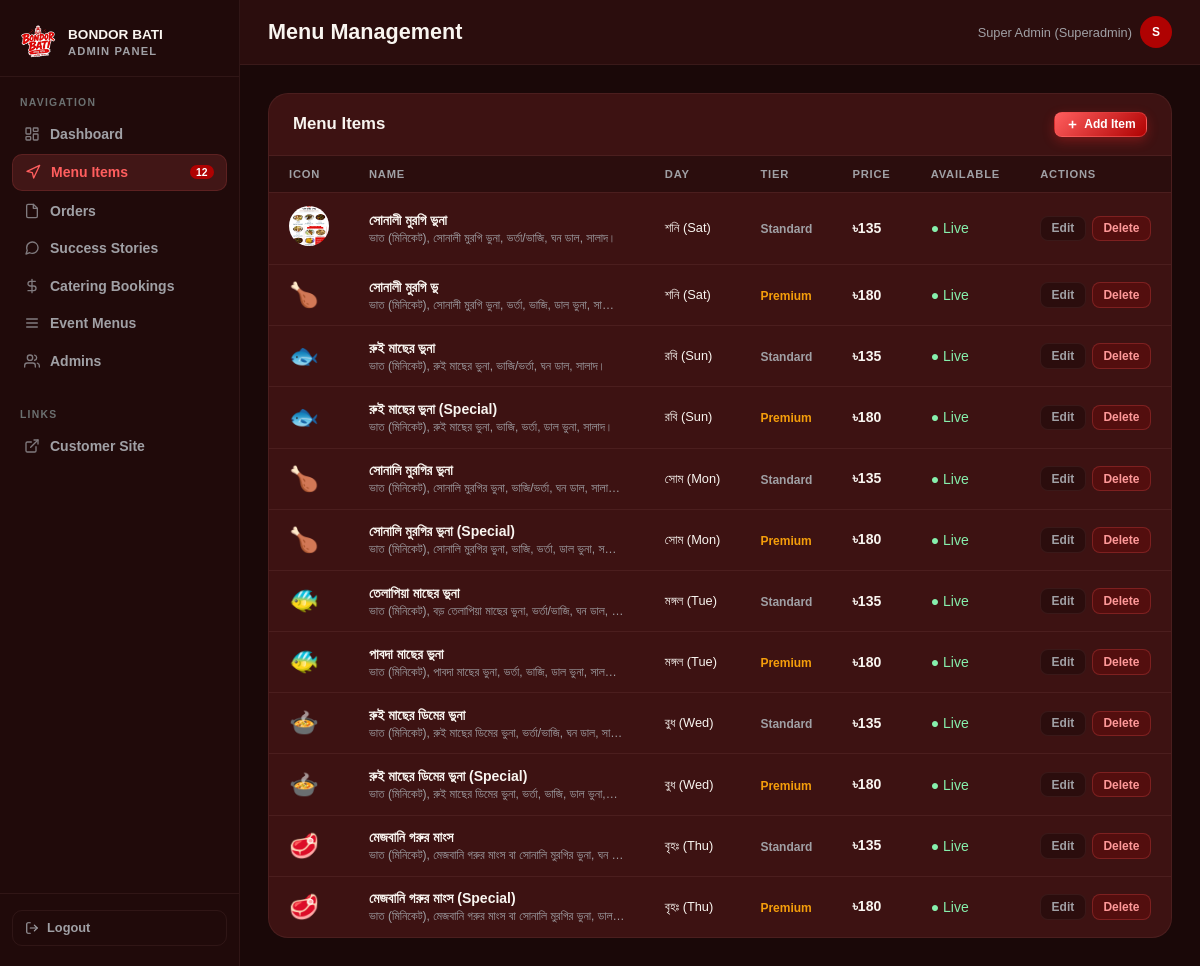
The page /admin/index.php?page=menu (signed in) on the database its author committed.
### tables this page shows
CREATE TABLE `menu_items` (
  `id` bigint(20) unsigned NOT NULL AUTO_INCREMENT,
  `day_index` tinyint(3) unsigned NOT NULL,
  `day_name` varchar(50) NOT NULL,
  `tier` enum('standard','premium') NOT NULL,
  `name` varchar(160) NOT NULL,
  `description` varchar(500) NOT NULL,
  `price` int(10) unsigned NOT NULL,
  `emoji` varchar(16) NOT NULL DEFAULT '?',
  `is_available` tinyint(1) NOT NULL DEFAULT 1,
  `created_at` timestamp NOT NULL DEFAULT current_timestamp(),
  `updated_at` timestamp NOT NULL DEFAULT current_timestamp() ON UPDATE current_timestamp(),
  `image_url` varchar(255) DEFAULT NULL,
  PRIMARY KEY (`id`),
  UNIQUE KEY `uq_menu_day_tier` (`day_index`,`tier`),
  KEY `idx_menu_availability` (`is_available`,`day_index`)
);

### admin/index.php (called while the page is built, shortened)
<?php
require dirname(__DIR__) . '/bootstrap.php';
(new \App\Controllers\AdminController())->handleRequest();

### bootstrap.php (called while the page is built, shortened)
<?php
spl_autoload_register(static function (string $class): void {
    $prefix = 'App\\';
    $relative = substr($class, strlen($prefix));
    $path = __DIR__ . '/src/' . str_replace('\\', '/', $relative) . '.php';
});
if (!function_exists('e')) {
    function e(mixed $value): string
    {
        return htmlspecialchars((string) $value, ENT_QUOTES | ENT_SUBSTITUTE, 'UTF-8');
    }
}

### src/Infrastructure/Persistence/MySQL/PdoAdminRepository.php (called while the page is built, shortened)
<?php
final readonly class PdoAdminRepository
{
    public function allMenuItems(): array
    {
        $statement = $this->pdo->query(
            'SELECT id, day_index, day_name, tier, name, description, price, emoji, image_url, is_available, updated_at
             FROM menu_items
             ORDER BY day_index ASC, FIELD(tier, "standard", "premium")'
        );
        return $statement->fetchAll();
    }
}

### views/admin/menu.php (the view, shortened to what this page needs)
<div class="table-wrap">
    <div class="table-header">
        <h2>Menu Items</h2>
        <button class="btn btn-primary btn-sm" id="addMenuBtn">
            <svg width="13" height="13" viewBox="0 0 24 24" fill="none" stroke="currentColor" stroke-width="3"><line x1="12" y1="5" x2="12" y2="19"/><line x1="5" y1="12" x2="19" y2="12"/></svg>
            Add Item
        </button>
    </div>
    <div class="table-scroll">
    <?php if (empty($menuItems)): ?>
        <div class="empty-state"><div class="empty-state-icon">🍽️</div><p>No menu items yet. Add your first one!</p></div>
    <?php else: ?>
    <table>
        <thead><tr>
            <th style="width:48px;">Icon</th>
            <th>Name</th>
            <th class="hide-xs">Day</th>
            <th class="hide-xs">Tier</th>
            <th>Price</th>
            <th>Available</th>
            <th>Actions</th>
        </tr></thead>
        <tbody>
        <?php foreach ($menuItems as $item): ?>
        <tr>
            <td class="emoji-cell">
                <?php if ($item['image_url']): ?>
                    <img src="<?= e($item['image_url']) ?>" alt="Menu Image" style="width: 40px; height: 40px; border-radius: 50%; object-fit: cover;">
                <?php else: ?>
                    <?= e($item['emoji']) ?>
                <?php endif; ?>
            </td>
            <td>
                <span style="font-weight:600;"><?= e($item['name']) ?></span><br>
                <span style="font-size:.75rem;color:var(--muted);"><?= e(mb_strimwidth($item['description'], 0, 60, '…')) ?></span>
            </td>
            <td class="hide-xs" style="font-size:.8rem;"><?= e($dayNames[(string)$item['day_index']] ?? $item['day_index']) ?></td>
            <td class="hide-xs">
                <span style="font-size:.75rem;font-weight:700;<?= $item['tier'] === 'premium' ? 'color:#f59e0b;' : 'color:var(--muted);' ?>">
                    <?= ucfirst(e($item['tier'])) ?>
                </span>
            </td>
            <td style="font-family:'Nunito',sans-serif;font-weight:700;">৳<?= number_format((int)$item['price']) ?></td>
            <td>
                <form method="POST" action="index.php?page=menu" style="display:inline;">
                    <button type="submit" class="<?= $item['is_available'] ? 'avail-pill avail-on' : 'avail-pill avail-off' ?>" style="cursor:pointer;background:inherit;border:inherit;font:inherit;padding:inherit;border-radius:inherit;">
                        <?= $item['is_available'] ? '● Live' : '○ Hidden' ?>
                    </button>
                </form>
            </td>
            <td>
                <div style="display:flex;gap:.4rem;">
                    <button class="btn btn-ghost btn-sm edit-menu-btn"
                        data-id="<?= (int)$item['id'] ?>"
                        data-day_index="<?= (int)$item['day_index'] ?>"
                        data-day_name="<?= e($item['day_name']) ?>"
                        data-tier="<?= e($item['tier']) ?>"
                        data-name="<?= e($item['name']) ?>"
                        data-description="<?= e($item['description']) ?>"
                        data-price="<?= (int)$item['price'] ?>"
                        data-emoji="<?= e($item['emoji']) ?>"
                        data-image_url="<?= e($item['image_url'] ?? '') ?>">Edit</button>
                    <form method="POST" action="index.php?page=menu" onsubmit="return confirm('Delete this menu item permanently?')">
                        <button type="submit" class="btn btn-danger btn-sm">Delete</button>
                    </form>
                </div>
            </td>
        </tr>
        <?php endforeach; ?>
        </tbody>
    </table>
    <?php endif; ?>
    </div>
</div>

### assets/css/admin-layout.css (style rules this page uses)
*, *::before, *::after { box-sizing: border-box; margin: 0; padding: 0; }
:root { --bg: #1a0808; --sidebar: #200a0a; --surface: #2b0d0d; --card: #3d1212; --card-hover: #4a1515; --border: rgba(255,180,180,0.07); --red: #af0202; --red-light: #ff5e5e; --red-glow: rgba(255,94,94,0.15); --yellow: #f59e0b; --green: #22c55e; --blue: #3b82f6; --purple: #8b5cf6; --text: #f9f5f0; --muted: #a0a0a5; --muted2: #6b7070; --input-bg: #2b0d0d; --sidebar-w: 240px; }
html { scroll-behavior: smooth; }
body { background: var(--bg); font-family: 'Plus Jakarta Sans', sans-serif; color: var(--text); min-height: 100vh; display: flex; }
.table-wrap { background: var(--card); border: 1px solid var(--border); border-radius: 1.25rem; overflow: hidden; }
.table-header { display: flex; align-items: center; justify-content: space-between; padding: 1.1rem 1.5rem; border-bottom: 1px solid var(--border); gap: 1rem; flex-wrap: wrap; }
.table-header h2 { font-family: 'Nunito', sans-serif; font-weight: 800; font-size: 1.05rem; }
table { width: 100%; border-collapse: collapse; }
thead th { font-size: .7rem; font-weight: 700; text-transform: uppercase; letter-spacing: .07em; color: var(--muted); padding: .75rem 1.25rem; text-align: left; border-bottom: 1px solid var(--border); background: var(--surface); }
tbody tr { border-bottom: 1px solid var(--border); transition: background .15s; }
tbody tr:last-child { border-bottom: none; }
tbody td { padding: .85rem 1.25rem; font-size: .875rem; vertical-align: middle; }
.emoji-cell { font-size: 1.5rem; line-height: 1; }
.avail-pill { padding: .2rem .6rem; border-radius: 9999px; font-size: .7rem; font-weight: 700; }
.avail-on { background: rgba(34,197,94,.15); border: 1px solid rgba(34,197,94,.25); color: #86efac; }
.btn { display: inline-flex; align-items: center; gap: .35rem; padding: .45rem .9rem; border-radius: .5rem; font-family: 'Nunito', sans-serif; font-weight: 700; font-size: .8rem; cursor: pointer; border: 1px solid transparent; transition: all .2s; text-decoration: none; }
.btn-primary { background: linear-gradient(135deg, #ff5e5e, #af0202); color: #fff; box-shadow: 0 4px 12px rgba(255,40,40,.3); border-color: rgba(255,100,100,.4); }
.btn-ghost { background: var(--surface); color: var(--muted); border-color: var(--border); }
.btn-danger { background: rgba(175,2,2,.2); color: #ff9999; border-color: rgba(255,90,90,.25); }
.btn-sm { padding: .3rem .65rem; font-size: .75rem; }
html, body { overflow-x: hidden; }
.table-scroll { overflow-x: auto; -webkit-overflow-scrolling: touch; }

### rows shown on the page
menu_items: image_url (picture), name "সোনালী মুরগি ভুনা", description "ভাত (মিনিকেট), সোনালী মুরগি ভুনা, ভর্তা/ভাজি, ঘন ডাল, সালাদ।", day_index "শনি (Sat)", tier "Standard", price "135", is_available "● Live"
menu_items: emoji "🍗", name "সোনালী মুরগি ভু", description "ভাত (মিনিকেট), সোনালী মুরগি ভুনা, ভর্তা, ভাজি, ডাল ভুনা, সা…", day_index "শনি (Sat)", tier "Premium", price "180", is_available "● Live"
menu_items: emoji "🐟", name "রুই মাছের ভুনা", description "ভাত (মিনিকেট), রুই মাছের ভুনা, ভাজি/ভর্তা, ঘন ডাল, সালাদ।", day_index "রবি (Sun)", tier "Standard", price "135", is_available "● Live"
menu_items: emoji "🐟", name "রুই মাছের ভুনা (Special)", description "ভাত (মিনিকেট), রুই মাছের ভুনা, ভাজি, ভর্তা, ডাল ভুনা, সালাদ।", day_index "রবি (Sun)", tier "Premium", price "180", is_available "● Live"
menu_items: emoji "🍗", name "সোনালি মুরগির ভুনা", description "ভাত (মিনিকেট), সোনালি মুরগির ভুনা, ভাজি/ভর্তা, ঘন ডাল, সালা…", day_index "সোম (Mon)", tier "Standard", price "135", is_available "● Live"
menu_items: emoji "🍗", name "সোনালি মুরগির ভুনা (Special)", description "ভাত (মিনিকেট), সোনালি মুরগির ভুনা, ভাজি, ভর্তা, ডাল ভুনা, স…", day_index "সোম (Mon)", tier "Premium", price "180", is_available "● Live"
menu_items: emoji "🐠", name "তেলাপিয়া মাছের ভুনা", description "ভাত (মিনিকেট), বড় তেলাপিয়া মাছের ভুনা, ভর্তা/ভাজি, ঘন ডাল, …", day_index "মঙ্গল (Tue)", tier "Standard", price "135", is_available "● Live"
menu_items: emoji "🐠", name "পাবদা মাছের ভুনা", description "ভাত (মিনিকেট), পাবদা মাছের ভুনা, ভর্তা, ভাজি, ডাল ভুনা, সাল…", day_index "মঙ্গল (Tue)", tier "Premium", price "180", is_available "● Live"
menu_items: emoji "🍲", name "রুই মাছের ডিমের ভুনা", description "ভাত (মিনিকেট), রুই মাছের ডিমের ভুনা, ভর্তা/ভাজি, ঘন ডাল, সা…", day_index "বুধ (Wed)", tier "Standard", price "135", is_available "● Live"
menu_items: emoji "🍲", name "রুই মাছের ডিমের ভুনা (Special)", description "ভাত (মিনিকেট), রুই মাছের ডিমের ভুনা, ভর্তা, ভাজি, ডাল ভুনা,…", day_index "বুধ (Wed)", tier "Premium", price "180", is_available "● Live"
menu_items: emoji "🥩", name "মেজবানি গরুর মাংস", description "ভাত (মিনিকেট), মেজবানি গরুর মাংস বা সোনালি মুরগির ভুনা, ঘন …", day_index "বৃহঃ (Thu)", tier "Standard", price "135", is_available "● Live"
menu_items: emoji "🥩", name "মেজবানি গরুর মাংস (Special)", description "ভাত (মিনিকেট), মেজবানি গরুর মাংস বা সোনালি মুরগির ভুনা, ডাল…", day_index "বৃহঃ (Thu)", tier "Premium", price "180", is_available "● Live"

### other values the page prints
$counts['menu_items'] "12"
$_SESSION['admin_name'] "Super Admin"
$_SESSION['admin_role'] "Superadmin"
substr($_SESSION['admin_name'] ?? 'A', 0, 1) "S"
